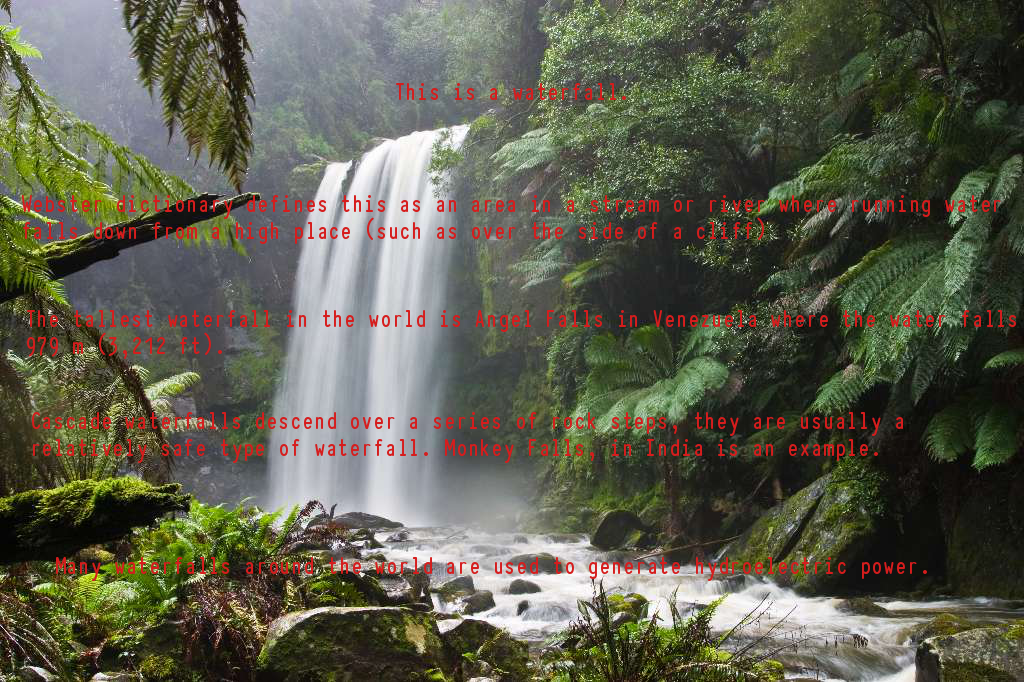
#> input picture WaterfallWithText.png, 1024 x 682 px
$ python matrix_image.py   (Python 2 division)   (older library calls are emulated)
#> lines starting #> are read from the running program, lines starting #| are printed output that depends on the picture
from scipy import misc
import matplotlib.pyplot as plt
import numpy as np

MASK_VALUE = -1

class ImageHandler(object):

    def __init__(self, path):
#> called with path = 'WaterfallWithText.png'
        super(ImageHandler, self).__init__()
        self.path = path
        self.img_data = misc.imread(path)
#> self.img_data is the input picture: shape (682, 1024, 3); mean R, G, B 94.2, 93.8, 77.8
        self.old_img_data = 0
        print self.img_data.shape
#| (682, 1024, 3)
        self.img_shape = (self.img_data.shape[0], self.img_data.shape[1])
#> self.img_shape = (682, 1024)

    # [7 lines left out: function update_old_image, not called in this run]


    def get_img_data(self):
        return self.img_data

    # [7 lines left out: function render_img_mat_compare, not called in this run]

    def render_img_mat(self):
        plt.imshow(self.img_data)
        plt.show()

    def compose_color_mat(self, color):
        color_index = self.find_color_index(color)
        return np.asmatrix(self.img_data[:,:,color_index])

    def compose_grayscale_mat(self):
        to_return = np.asmatrix(np.empty(self.img_shape))
        rows, cols = self.img_shape
#> rows = 682; cols = 1024
        for r in xrange(rows):
            for c in xrange(cols):
                to_return[r, c] = float(sum(list(self.img_data[r, c, :])))/3
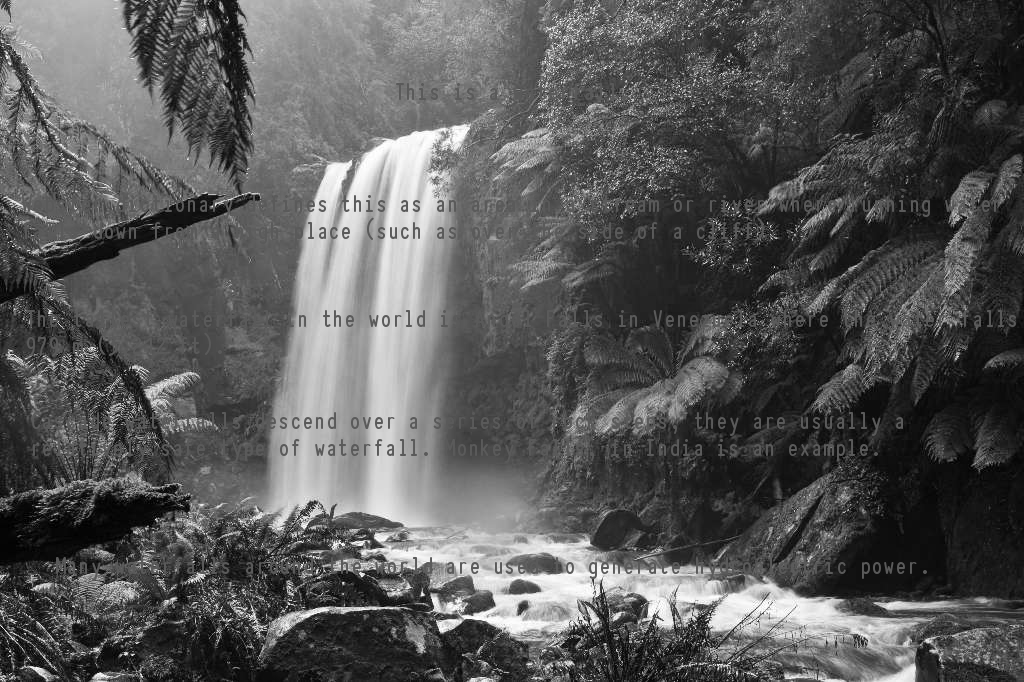
#> to_return: shape (682, 1024) float64; min 0, max 255, mean 88.6
        return to_return

    # conversts original image to greyscale
    # [7 lines left out: function convert_greyscale, not called in this run]


    def set_color_matrix(self, color, color_mat):
        color_index = self.find_color_index(color)
        self.img_data[:, :, color_index] = color_mat

    # Note that depending on mask after matrix is masked, picture may not
    # be able to be formed.
    # [26 lines left out: functions mask_rgb, find_color_index, add_gaussian_noise, not called in this run]


def main():
    ih = ImageHandler("WaterfallWithText.png")
    ih.compose_grayscale_mat()
    ih.render_img_mat()

if __name__ == '__main__':
    main()

$ run again, with downsized_falls.png copied over WaterfallWithText.png
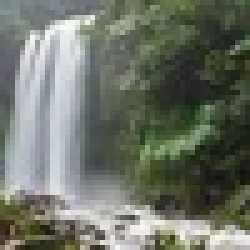
#> input picture downsized_falls.png, 50 x 50 px (shown 5 times larger)
#> in __init__, self.img_data is the input picture: shape (50, 50, 3); mean R, G, B 110.2, 115.6, 104.8
#| (50, 50, 3)
#> after the loop in compose_grayscale_mat, `for r in xrange(rows):`:
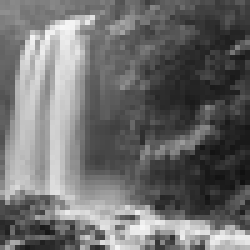
#> to_return: shape (50, 50) float64 (shown 5 times larger); min 16, max 247, mean 110.2

$ run again, with ian.jpeg saved as WaterfallWithText.png
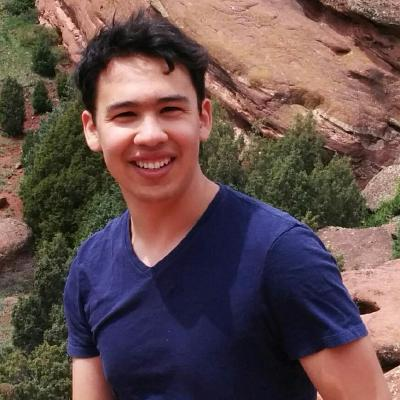
#> input picture ian.jpeg, 400 x 400 px
#> in __init__, self.img_data is the input picture: shape (400, 400, 3); mean R, G, B 100, 78.6, 77.3
#| (400, 400, 3)
#> after the loop in compose_grayscale_mat, `for r in xrange(rows):`:
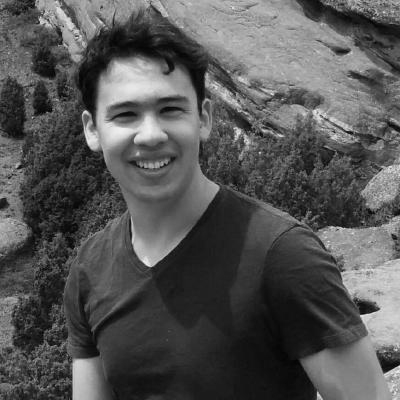
#> to_return: shape (400, 400) float64; min 1, max 238.7, mean 85.3
